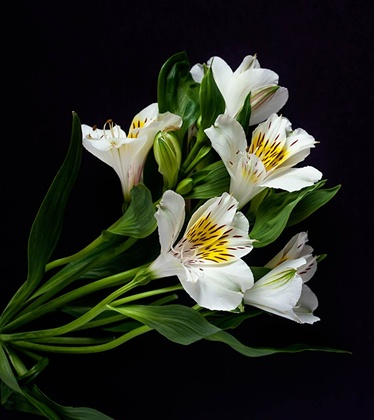
%> input picture Implementation/flower.jpg, 374 x 420 px, shrunk from 760 x 853 before the run
$ octave Image_Comp_Blur.m   (GNU Octave 9; MATLAB toolbox functions it lacks are replaced by stand-ins)
%> lines starting %> are read from the running program, lines starting %| are printed output that depends on the picture
%EEN431 Final Project
%Image Compression and Blur
%By Firas Dimashki

%%%%%%%%%%%%%%%%%%%%%%%%%%%%%%%%%%%%%%%%%%%%%%%%%%%%%%%%%%%%%%%%%%%%%%%%%%%

%This script compresses and blurs an image according to the compression
%ratio specified below. Note that this implementation of the blur effect
%works best on images with low resolution, so the presence of the
%compression effect is convenient for the blur effect. This script also
%shows the multicolor frequency spectra of the original and compresses
%images.

%%%%%%%%%%%%%%%%%%%%%%%%%%%%%%%%%%%%%%%%%%%%%%%%%%%%%%%%%%%%%%%%%%%%%%%%%%%

clc
clear

%%%%%%%%%%%%%%%%%%%%%%%%%%%%%%%%%%%%%%%%%%%%%%%%%%%%%%%%%%%%%%%%%%%%%%%%%%%

%user defined variables:
image_filename = 'flower.jpg';
compression_ratio = 15;

%%%%%%%%%%%%%%%%%%%%%%%%%%%%%%%%%%%%%%%%%%%%%%%%%%%%%%%%%%%%%%%%%%%%%%%%%%%

%read image and properties
im1 = imread(image_filename); %read image
%> im1 is the input picture: size 420x374x3 uint8; mean R, G, B 41.2, 44.7, 33.9
r = im1(:, :, 1); %red part of image
g = im1(:, :, 2); %green part of image
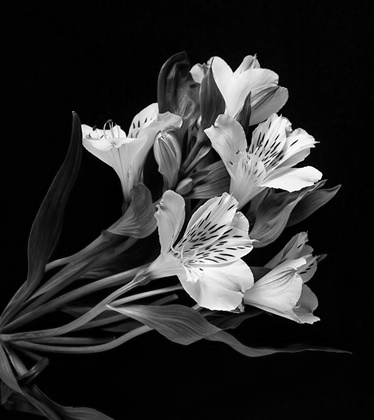
%> g: size 420x374 uint8; min 0, max 255, mean 44.7
b = im1(:, :, 3); %blue part of image
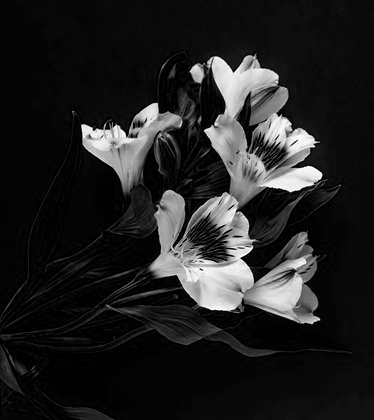
%> b: size 420x374 uint8; min 0, max 255, mean 33.9
s = size(im1);
%> s = [420 374 3]
rowsIn = s(1); %input number of pixel rows
%> rowsIn = 420
colsIn = s(2); %input number of pixel columns
%> colsIn = 374
ratio = sqrt(compression_ratio);
rowsOut = ceil(rowsIn/ratio); %output number of pixel rows
%> rowsOut = 109
colsOut = ceil(colsIn/ratio); %output number of pixel columns
%> colsOut = 97

%%%%%%%%%%%%%%%%%%%%%%%%%%%%%%%%%%%%%%%%%%%%%%%%%%%%%%%%%%%%%%%%%%%%%%%%%%%

%calculate number of rows and columns to be removed
rows1 = floor((rowsIn-rowsOut)/2);
%> rows1 = 155
rows2 = rowsIn - rows1;
%> rows2 = 265
cols1 = floor((colsIn-colsOut)/2);
%> cols1 = 138
cols2 = colsIn - cols1;
%> cols2 = 236
rows1=rows1+1;
%> rows1 = 156
cols1=cols1+1;
%> cols1 = 139

%%%%%%%%%%%%%%%%%%%%%%%%%%%%%%%%%%%%%%%%%%%%%%%%%%%%%%%%%%%%%%%%%%%%%%%%%%%

%compress image
%apply fft to red, green, and blue parts of image
R = fft2(r);
G = fft2(g);
B = fft2(b);
%shift fft for rgb parts
Rsh = fftshift(R);
Gsh = fftshift(G);
Bsh = fftshift(B);
%crop transform in frequency domain to reduce resolution
Rsh2 = Rsh(rows1:rows2, cols1:cols2);
Gsh2 = Gsh(rows1:rows2, cols1:cols2);
Bsh2 = Bsh(rows1:rows2, cols1:cols2);
%apply inverse fft shifting
R2 = ifftshift(Rsh2);
G2 = ifftshift(Gsh2);
B2 = ifftshift(Bsh2);
%apply inverse fft
r2 = ifft2(R2);
g2 = ifft2(G2);
b2 = ifft2(B2);
compressed = real(cat(3, r2, g2, b2)); %compressed image

%%%%%%%%%%%%%%%%%%%%%%%%%%%%%%%%%%%%%%%%%%%%%%%%%%%%%%%%%%%%%%%%%%%%%%%%%%%

%blur image
s2 = size(compressed);
%> s2 = [110 98 3]
rows3 = ceil(s2(1)); %rows of compressed image
cols3 = ceil(s2(2)); %columns of compressed image
blurred = compressed; %intialize blurred image
%blur colors from adjacent pixels,
%an offset of 2 pizels from the edges are ignored
for i = 3:rows3-2
    for j = 3:cols3-2
        for k = 1:3
            blurred(i, j, k) = 0.25*compressed(i, j, k) ...
                + 0.09*(compressed(i-1,j,k)+compressed(i,j-1,k) ...
                +compressed(i,j+1,k)+compressed(i+1,j,k))...
                + 0.06*(compressed(i-1,j-1,k)+compressed(i-1,j+1,k) ...
                +compressed(i+1,j-1,k)+compressed(i+1,j+1,k))...
                + 0.02*(compressed(i-2,j,k)+compressed(i+2,j,k) ...
                +compressed(i,j-2,k)+compressed(i,j+2,k));
        end
    end
end
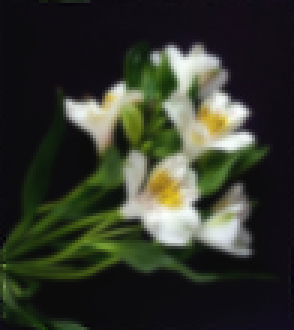
%> blurred: size 110x98x3 double (shown 3 times larger); mean R, G, B 558.5, 606.9, 460.8; drawn with min black and max white
blurred = blurred(3:rows3-2, 3:cols3-2, :); %remove 2 pixels from edges
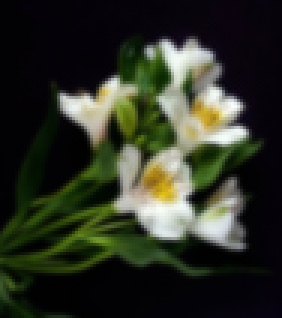
%> blurred: size 106x94x3 double (shown 3 times larger); mean R, G, B 595.9, 648, 487.3; drawn with min black and max white

%%%%%%%%%%%%%%%%%%%%%%%%%%%%%%%%%%%%%%%%%%%%%%%%%%%%%%%%%%%%%%%%%%%%%%%%%%%

%show images
compressed = rescale(compressed); %rescale compressed image
blurred = rescale(blurred); %rescale blurred image
%show original image
figure(1)
imshow(im1)
title('Original Image')
%show frequency spectra of original image (log transform)
%each color layer is shown alone then the total rgb spectrum is shown
figure(2)
title('Original Image')
subplot(2,2,1)
Rshl = log(1+abs(Rsh));
imshow(rescale(Rshl))
title('RED Frequency Spectrum')
subplot(2,2,2)
Gshl = log(1+abs(Gsh));
imshow(rescale(Gshl))
title('GREEN Frequency Spectrum')
subplot(2,2,3)
Bshl = log(1+abs(Bsh));
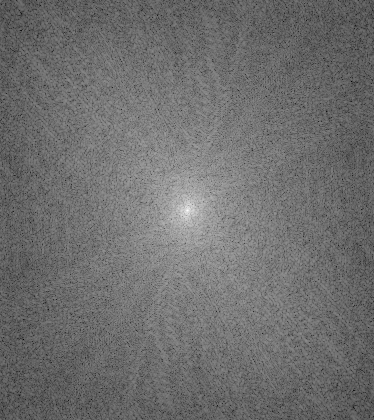
%> Bshl: size 420x374 double; min 2.25, max 15.49, mean 8.01; drawn with min black and max white
imshow(rescale(Bshl))
title('BLUE Frequency Spectrum')
subplot(2,2,4)
imshow(rescale(cat(3, Rshl, Gshl, Bshl)))
title('RGB Frequency Spectrum')
%show frequency spectra of compressed image
figure(3)
subplot(2,2,1)
Rsh2l = log(1+abs(Rsh2));
imshow(rescale(Rsh2l))
title('RED Frequency Spectrum')
subplot(2,2,2)
Gsh2l = log(1+abs(Gsh2));
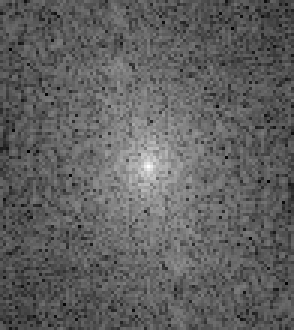
%> Gsh2l: size 110x98 double (shown 3 times larger); min 6.58, max 15.77, mean 10.05; drawn with min black and max white
imshow(rescale(Gsh2l))
title('GREEN Frequency Spectrum')
subplot(2,2,3)
Bsh2l = log(1+abs(Bsh2));
imshow(rescale(Bsh2l))
title('BLUE Frequency Spectrum')
subplot(2,2,4)
imshow(rescale(cat(3, Rsh2l, Gsh2l, Bsh2l)))
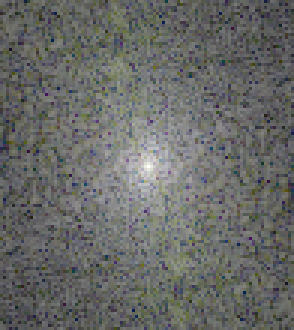
%> displayed picture: size 110x98x3, on the screen's scale of 0 to 255 (shown 3 times larger); mean R, G, B 104.1, 105.6, 103.1
title('RGB Frequency Spectrum')
%show compressed image
figure(4)
imshow(compressed)
title('Compressed Image')
%show blurred image
figure(5)
imshow(blurred)
title('Blurred Image')

%%%%%%%%%%%%%%%%%%%%%%%%%%%%%%%%%%%%%%%%%%%%%%%%%%%%%%%%%%%%%%%%%%%%%%%%%%%

$ run again, with Implementation/Landscape2.jpg copied over Implementation/flower.jpg
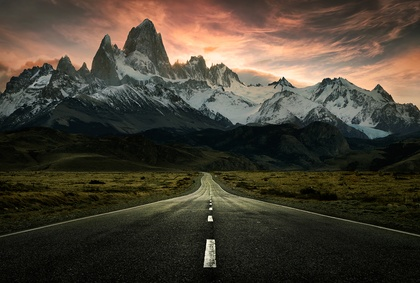
%> input picture Implementation/Landscape2.jpg, 420 x 283 px, shrunk from 1400 x 944 before the run
%> im1 is the input picture: size 283x420x3 uint8; mean R, G, B 70.5, 63.3, 50.7
%> after the loop `for i = 3:rows3-2`:
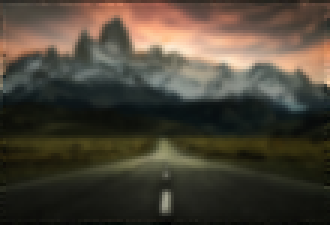
%> blurred: size 75x110x3 double (shown 3 times larger); mean R, G, B 949.2, 850.9, 682.2; drawn with min black and max white
%> `imshow(rescale(cat(3, Rsh2l, Gsh2l, Bsh2l)))`:
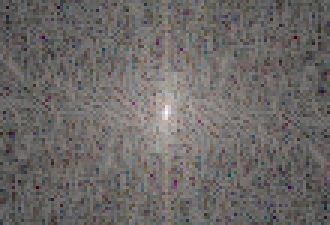
%> displayed picture: size 75x110x3, on the screen's scale of 0 to 255 (shown 3 times larger); mean R, G, B 107.8, 104.5, 102.2

$ run again, with Implementation/Square1.jpg copied over Implementation/flower.jpg
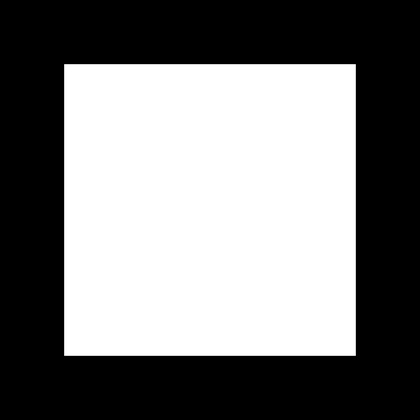
%> input picture Implementation/Square1.jpg, 420 x 420 px, shrunk from 1080 x 1080 before the run
%> im1 is the input picture: size 420x420x3 uint8; min 0, max 255, mean 122.9
%> `Rshl = log(1+abs(Rsh));`:
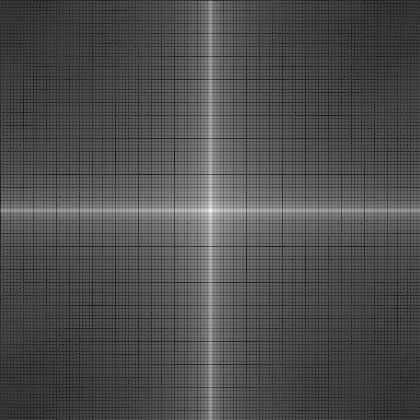
%> Rshl: size 420x420 double; min 0.203, max 16.89, mean 5.32; drawn with min black and max white
%> `Rsh2l = log(1+abs(Rsh2));`:
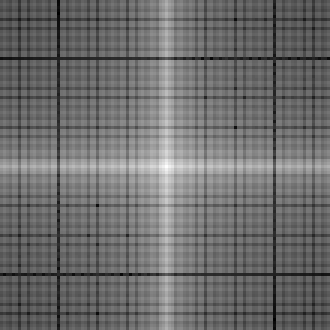
%> Rsh2l: size 110x110 double (shown 3 times larger); min 1.26, max 16.89, mean 7.97; drawn with min black and max white
